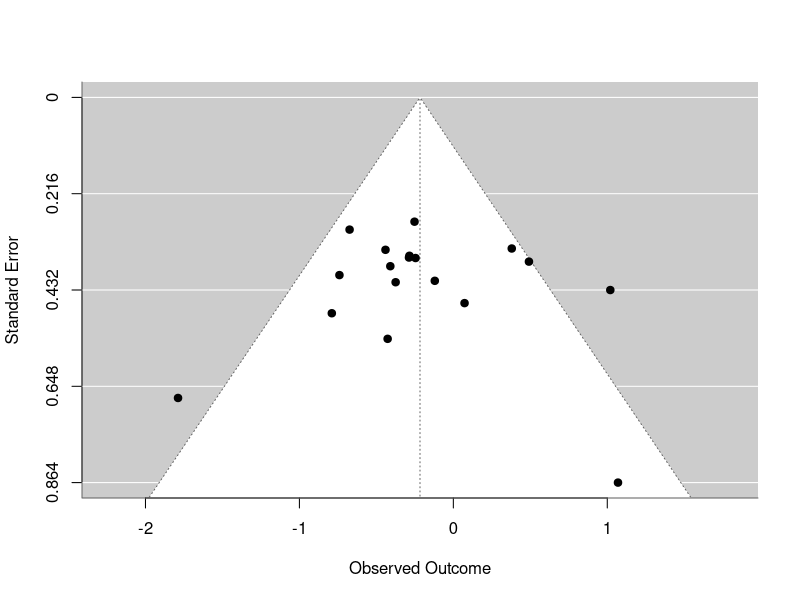
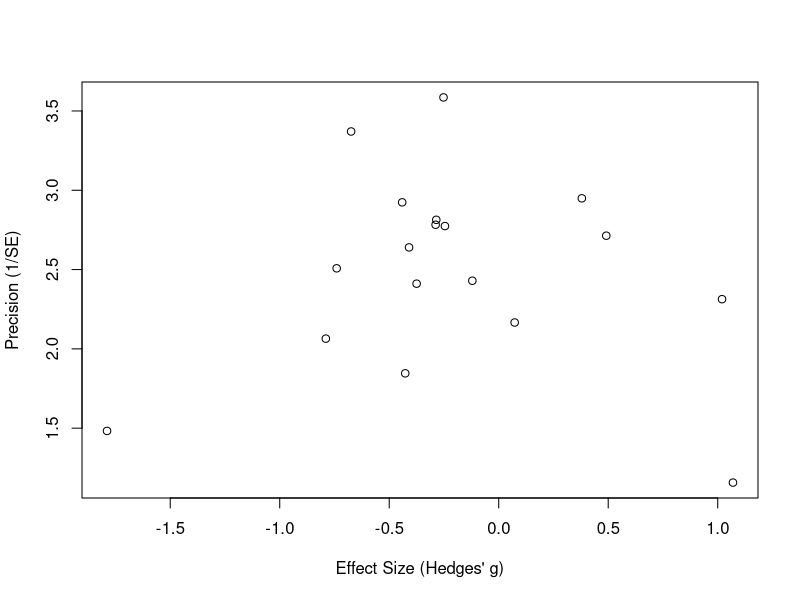
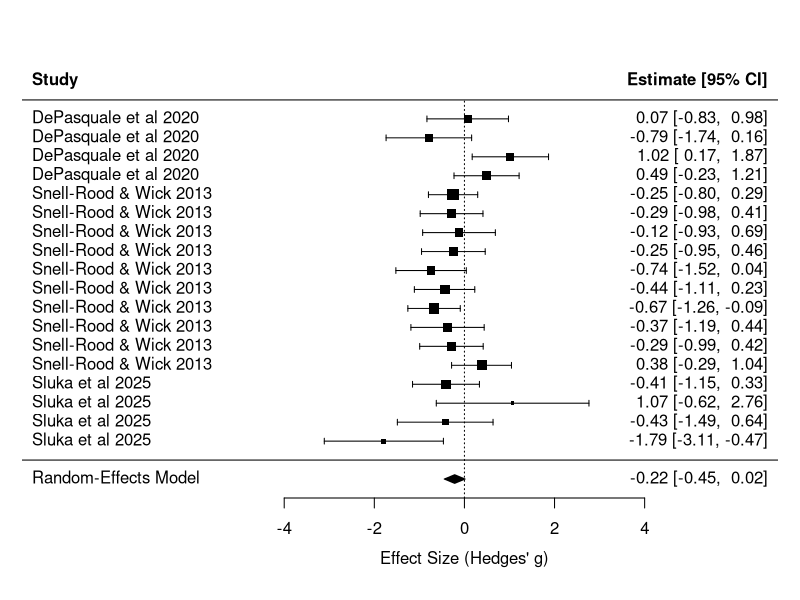
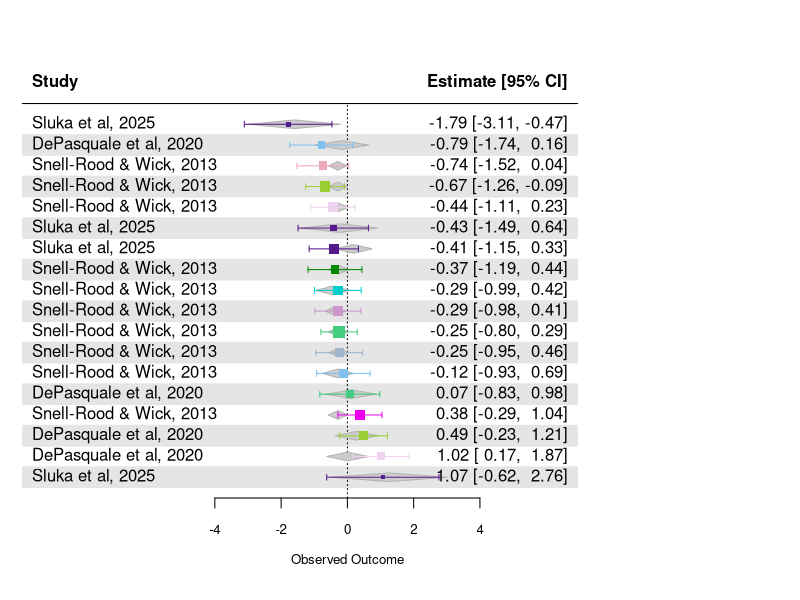

The R source for these figures, in order:
#----packages----
install.packages("metafor",dependencies=TRUE,repos="https://cloud.r-project.org")
library(metafor)

data <- read.csv('data/meta_analysis.csv')
data$first_collection <- as.numeric(sub("-.*", "", data$collection_period))
data$length_of_collection <- as.numeric(sub(".*-", "", data$collection_period)) - data$first_collection

#---- some playing with plots ----

#estimating SE
data$SE <- (data$upper95 - data$lower95) / (2 * 1.96)

#formatting for plotting
meta <- rma(yi = data$hedgesg, sei = data$SE, data = data, method = "REML")

summary(meta)

#plotting
funnel(meta)

plot(data$hedgesg, (1/data$SE), xlab = "Effect Size (Hedges' g)", ylab = "Precision (1/SE)")

forest(meta, slab = paste(data$paper, data$year), xlab = "Effect Size (Hedges' g)")

#---- a look at modelling ----

data$var <- data$SE^2

meta2 <- rma.mv(yi = hedgesg, 
                     V = var, 
                     random = ~ 1 | species, 
                     data = data)
summary(meta2)

meta3 <- rma.mv(yi = hedgesg, 
                     V = var, 
                     mods = ~ first_collection + length_of_collection + relativeby + location, 
                     random = ~ 1 | species/paper, 
                     data = data)

summary(meta3)

data$label <- paste(data$paper, data$year, sep = ", ")

list(unique(data$legend))

colours <- c("seagreen3", "skyblue2", "thistle2", "olivedrab3", "plum3", "slategray3", 
            "pink2", "green4", "cyan3", "magenta2", "purple4")

colourpallet <- setNames(colours, c("Blarina brevicuada", "Eptesicus fuscus", "Microtus pennsylvanicus", "Peromyscus leucopus", "Clethrionomys gapperi", "Geomys bursarius", "Myotis lucifugus", "Scuirus carolinensis", "Sorex cinereus", "Tamiasciurus hudsonicus", "Procyon loctor"))

layout(matrix(c(1, 2), nrow = 1), widths = c(3, 1))
forest(meta3,cex.lab=0.8,cex.axis=0.8,addfit=TRUE,shade="zebra", order = 'obs', slab = data$label, colout = colourpallet[data$legend])
par(mar = c(5, 4, 4, 9) + 1)
legend("right", legend = names(colourpallet), fill = colourpallet, cex = 0.7, inset = c(-0.445, 0), xpd = TRUE, bty = "n")
?forest

#---- egger's test ----

regtest(meta, model = "rma")
